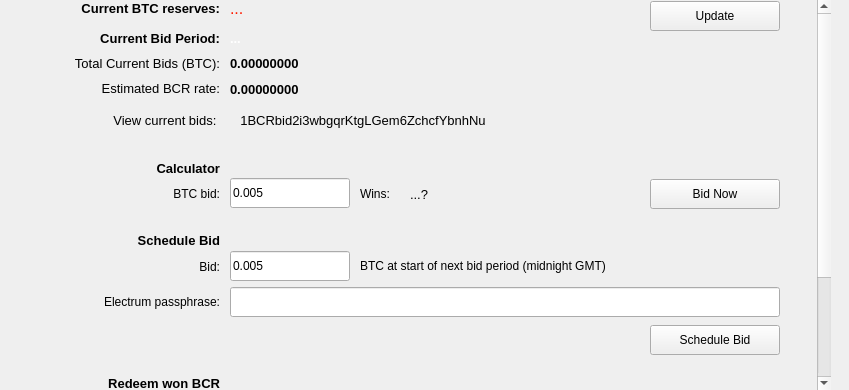
<?xml version="1.0" encoding="UTF-8"?>
<ui version="4.0">
 <class>BidPage</class>
 <widget class="QWidget" name="BidPage">
  <property name="geometry">
   <rect>
    <x>0</x>
    <y>0</y>
    <width>849</width>
    <height>390</height>
   </rect>
  </property>
  <property name="windowTitle">
   <string>Form</string>
  </property>
  <property name="styleSheet">
   <string notr="true"/>
  </property>
  <widget class="QScrollArea" name="scrollArea">
   <property name="geometry">
    <rect>
     <x>0</x>
     <y>0</y>
     <width>831</width>
     <height>390</height>
    </rect>
   </property>
   <property name="frameShape">
    <enum>QFrame::NoFrame</enum>
   </property>
   <property name="verticalScrollBarPolicy">
    <enum>Qt::ScrollBarAlwaysOn</enum>
   </property>
   <property name="widgetResizable">
    <bool>false</bool>
   </property>
   <widget class="QWidget" name="scrollAreaWidgetContents">
    <property name="geometry">
     <rect>
      <x>0</x>
      <y>0</y>
      <width>814</width>
      <height>536</height>
     </rect>
    </property>
    <widget class="QLabel" name="labelEstprice">
     <property name="geometry">
      <rect>
       <x>0</x>
       <y>79</y>
       <width>220</width>
       <height>20</height>
      </rect>
     </property>
     <property name="minimumSize">
      <size>
       <width>210</width>
       <height>20</height>
      </size>
     </property>
     <property name="maximumSize">
      <size>
       <width>16777215</width>
       <height>20</height>
      </size>
     </property>
     <property name="font">
      <font>
       <pointsize>10</pointsize>
       <weight>50</weight>
       <bold>false</bold>
      </font>
     </property>
     <property name="text">
      <string>&lt;html&gt;&lt;head/&gt;&lt;body&gt;&lt;p align=&quot;right&quot;&gt;Estimated BCR rate:&lt;/p&gt;&lt;/body&gt;&lt;/html&gt;</string>
     </property>
    </widget>
    <widget class="QLabel" name="labelNumber">
     <property name="geometry">
      <rect>
       <x>230</x>
       <y>29</y>
       <width>271</width>
       <height>20</height>
      </rect>
     </property>
     <property name="minimumSize">
      <size>
       <width>0</width>
       <height>20</height>
      </size>
     </property>
     <property name="maximumSize">
      <size>
       <width>16777215</width>
       <height>20</height>
      </size>
     </property>
     <property name="palette">
      <palette>
       <active>
        <colorrole role="WindowText">
         <brush brushstyle="SolidPattern">
          <color alpha="255">
           <red>255</red>
           <green>255</green>
           <blue>255</blue>
          </color>
         </brush>
        </colorrole>
        <colorrole role="Button">
         <brush brushstyle="SolidPattern">
          <color alpha="255">
           <red>68</red>
           <green>68</green>
           <blue>68</blue>
          </color>
         </brush>
        </colorrole>
        <colorrole role="Text">
         <brush brushstyle="SolidPattern">
          <color alpha="255">
           <red>255</red>
           <green>255</green>
           <blue>255</blue>
          </color>
         </brush>
        </colorrole>
        <colorrole role="ButtonText">
         <brush brushstyle="SolidPattern">
          <color alpha="255">
           <red>255</red>
           <green>255</green>
           <blue>255</blue>
          </color>
         </brush>
        </colorrole>
        <colorrole role="Base">
         <brush brushstyle="SolidPattern">
          <color alpha="255">
           <red>68</red>
           <green>68</green>
           <blue>68</blue>
          </color>
         </brush>
        </colorrole>
        <colorrole role="Window">
         <brush brushstyle="SolidPattern">
          <color alpha="255">
           <red>68</red>
           <green>68</green>
           <blue>68</blue>
          </color>
         </brush>
        </colorrole>
       </active>
       <inactive>
        <colorrole role="WindowText">
         <brush brushstyle="SolidPattern">
          <color alpha="255">
           <red>255</red>
           <green>255</green>
           <blue>255</blue>
          </color>
         </brush>
        </colorrole>
        <colorrole role="Button">
         <brush brushstyle="SolidPattern">
          <color alpha="255">
           <red>68</red>
           <green>68</green>
           <blue>68</blue>
          </color>
         </brush>
        </colorrole>
        <colorrole role="Text">
         <brush brushstyle="SolidPattern">
          <color alpha="255">
           <red>255</red>
           <green>255</green>
           <blue>255</blue>
          </color>
         </brush>
        </colorrole>
        <colorrole role="ButtonText">
         <brush brushstyle="SolidPattern">
          <color alpha="255">
           <red>255</red>
           <green>255</green>
           <blue>255</blue>
          </color>
         </brush>
        </colorrole>
        <colorrole role="Base">
         <brush brushstyle="SolidPattern">
          <color alpha="255">
           <red>68</red>
           <green>68</green>
           <blue>68</blue>
          </color>
         </brush>
        </colorrole>
        <colorrole role="Window">
         <brush brushstyle="SolidPattern">
          <color alpha="255">
           <red>68</red>
           <green>68</green>
           <blue>68</blue>
          </color>
         </brush>
        </colorrole>
       </inactive>
       <disabled>
        <colorrole role="WindowText">
         <brush brushstyle="SolidPattern">
          <color alpha="255">
           <red>255</red>
           <green>255</green>
           <blue>255</blue>
          </color>
         </brush>
        </colorrole>
        <colorrole role="Button">
         <brush brushstyle="SolidPattern">
          <color alpha="255">
           <red>68</red>
           <green>68</green>
           <blue>68</blue>
          </color>
         </brush>
        </colorrole>
        <colorrole role="Text">
         <brush brushstyle="SolidPattern">
          <color alpha="255">
           <red>255</red>
           <green>255</green>
           <blue>255</blue>
          </color>
         </brush>
        </colorrole>
        <colorrole role="ButtonText">
         <brush brushstyle="SolidPattern">
          <color alpha="255">
           <red>255</red>
           <green>255</green>
           <blue>255</blue>
          </color>
         </brush>
        </colorrole>
        <colorrole role="Base">
         <brush brushstyle="SolidPattern">
          <color alpha="255">
           <red>68</red>
           <green>68</green>
           <blue>68</blue>
          </color>
         </brush>
        </colorrole>
        <colorrole role="Window">
         <brush brushstyle="SolidPattern">
          <color alpha="255">
           <red>68</red>
           <green>68</green>
           <blue>68</blue>
          </color>
         </brush>
        </colorrole>
       </disabled>
      </palette>
     </property>
     <property name="font">
      <font>
       <pointsize>10</pointsize>
       <weight>75</weight>
       <bold>true</bold>
      </font>
     </property>
     <property name="styleSheet">
      <string notr="true"/>
     </property>
     <property name="text">
      <string>&lt;html&gt;&lt;head/&gt;&lt;body&gt;&lt;p&gt; ...&lt;/p&gt;&lt;/body&gt;&lt;/html&gt;</string>
     </property>
    </widget>
    <widget class="QLineEdit" name="lineEditPrivkey">
     <property name="geometry">
      <rect>
       <x>230</x>
       <y>429</y>
       <width>550</width>
       <height>30</height>
      </rect>
     </property>
     <property name="sizePolicy">
      <sizepolicy hsizetype="Preferred" vsizetype="Fixed">
       <horstretch>0</horstretch>
       <verstretch>0</verstretch>
      </sizepolicy>
     </property>
     <property name="minimumSize">
      <size>
       <width>550</width>
       <height>30</height>
      </size>
     </property>
     <property name="maximumSize">
      <size>
       <width>550</width>
       <height>25</height>
      </size>
     </property>
     <property name="toolTip">
      <string>Paste the privkey of the address you sent your bid from here</string>
     </property>
     <property name="text">
      <string/>
     </property>
    </widget>
    <widget class="QPushButton" name="bElectrum">
     <property name="geometry">
      <rect>
       <x>650</x>
       <y>179</y>
       <width>130</width>
       <height>30</height>
      </rect>
     </property>
     <property name="minimumSize">
      <size>
       <width>0</width>
       <height>30</height>
      </size>
     </property>
     <property name="maximumSize">
      <size>
       <width>130</width>
       <height>16777215</height>
      </size>
     </property>
     <property name="font">
      <font>
       <weight>50</weight>
       <bold>false</bold>
      </font>
     </property>
     <property name="toolTip">
      <string>&lt;html&gt;&lt;head/&gt;&lt;body&gt;&lt;p&gt;Launch Electrum Bitcoin wallet (if installed)&lt;/p&gt;&lt;/body&gt;&lt;/html&gt;</string>
     </property>
     <property name="text">
      <string>Bid Now</string>
     </property>
    </widget>
    <widget class="QLabel" name="label_4">
     <property name="geometry">
      <rect>
       <x>360</x>
       <y>184</y>
       <width>50</width>
       <height>20</height>
      </rect>
     </property>
     <property name="minimumSize">
      <size>
       <width>0</width>
       <height>20</height>
      </size>
     </property>
     <property name="maximumSize">
      <size>
       <width>50</width>
       <height>20</height>
      </size>
     </property>
     <property name="text">
      <string>&lt;html&gt;&lt;head/&gt;&lt;body&gt;&lt;p&gt;Wins: &lt;/p&gt;&lt;/body&gt;&lt;/html&gt;</string>
     </property>
    </widget>
    <widget class="QPushButton" name="pushButtonBTCExplorer">
     <property name="geometry">
      <rect>
       <x>230</x>
       <y>105</y>
       <width>266</width>
       <height>30</height>
      </rect>
     </property>
     <property name="sizePolicy">
      <sizepolicy hsizetype="Fixed" vsizetype="Fixed">
       <horstretch>0</horstretch>
       <verstretch>0</verstretch>
      </sizepolicy>
     </property>
     <property name="minimumSize">
      <size>
       <width>0</width>
       <height>30</height>
      </size>
     </property>
     <property name="maximumSize">
      <size>
       <width>330</width>
       <height>30</height>
      </size>
     </property>
     <property name="font">
      <font>
       <pointsize>10</pointsize>
       <weight>50</weight>
       <bold>false</bold>
      </font>
     </property>
     <property name="toolTip">
      <string>View address on blockr.io</string>
     </property>
     <property name="styleSheet">
      <string notr="true">border = 0px;</string>
     </property>
     <property name="text">
      <string>1BCRbid2i3wbgqrKtgLGem6ZchcfYbnhNu</string>
     </property>
     <property name="flat">
      <bool>true</bool>
     </property>
    </widget>
    <widget class="QLineEdit" name="lineEditPassphrase">
     <property name="geometry">
      <rect>
       <x>230</x>
       <y>394</y>
       <width>550</width>
       <height>30</height>
      </rect>
     </property>
     <property name="minimumSize">
      <size>
       <width>550</width>
       <height>30</height>
      </size>
     </property>
     <property name="maximumSize">
      <size>
       <width>550</width>
       <height>25</height>
      </size>
     </property>
     <property name="echoMode">
      <enum>QLineEdit::Password</enum>
     </property>
    </widget>
    <widget class="QLabel" name="labelBids">
     <property name="geometry">
      <rect>
       <x>230</x>
       <y>54</y>
       <width>200</width>
       <height>20</height>
      </rect>
     </property>
     <property name="minimumSize">
      <size>
       <width>0</width>
       <height>20</height>
      </size>
     </property>
     <property name="maximumSize">
      <size>
       <width>200</width>
       <height>20</height>
      </size>
     </property>
     <property name="font">
      <font>
       <pointsize>10</pointsize>
       <weight>75</weight>
       <bold>true</bold>
      </font>
     </property>
     <property name="text">
      <string>&lt;html&gt;&lt;head/&gt;&lt;body&gt;&lt;p&gt;0.00000000&lt;/p&gt;&lt;/body&gt;&lt;/html&gt;</string>
     </property>
    </widget>
    <widget class="QLabel" name="labelCurrentbids">
     <property name="geometry">
      <rect>
       <x>0</x>
       <y>54</y>
       <width>220</width>
       <height>20</height>
      </rect>
     </property>
     <property name="minimumSize">
      <size>
       <width>210</width>
       <height>20</height>
      </size>
     </property>
     <property name="maximumSize">
      <size>
       <width>16777215</width>
       <height>20</height>
      </size>
     </property>
     <property name="font">
      <font>
       <pointsize>10</pointsize>
       <weight>50</weight>
       <bold>false</bold>
      </font>
     </property>
     <property name="text">
      <string>&lt;html&gt;&lt;head/&gt;&lt;body&gt;&lt;p align=&quot;right&quot;&gt;Total Current Bids (BTC):&lt;/p&gt;&lt;/body&gt;&lt;/html&gt;</string>
     </property>
    </widget>
    <widget class="QLabel" name="label_2">
     <property name="geometry">
      <rect>
       <x>0</x>
       <y>399</y>
       <width>220</width>
       <height>20</height>
      </rect>
     </property>
     <property name="minimumSize">
      <size>
       <width>220</width>
       <height>20</height>
      </size>
     </property>
     <property name="maximumSize">
      <size>
       <width>200</width>
       <height>20</height>
      </size>
     </property>
     <property name="text">
      <string>&lt;html&gt;&lt;head/&gt;&lt;body&gt;&lt;p align=&quot;right&quot;&gt;1. Enter wallet passphrase:&lt;/p&gt;&lt;/body&gt;&lt;/html&gt;</string>
     </property>
    </widget>
    <widget class="QLabel" name="label">
     <property name="geometry">
      <rect>
       <x>0</x>
       <y>111</y>
       <width>220</width>
       <height>20</height>
      </rect>
     </property>
     <property name="minimumSize">
      <size>
       <width>220</width>
       <height>20</height>
      </size>
     </property>
     <property name="maximumSize">
      <size>
       <width>250</width>
       <height>20</height>
      </size>
     </property>
     <property name="font">
      <font>
       <pointsize>10</pointsize>
      </font>
     </property>
     <property name="text">
      <string>&lt;html&gt;&lt;head/&gt;&lt;body&gt;&lt;p align=&quot;right&quot;&gt;View current bids: &lt;/p&gt;&lt;/body&gt;&lt;/html&gt;</string>
     </property>
    </widget>
    <widget class="QLabel" name="labelEstprice_2">
     <property name="geometry">
      <rect>
       <x>230</x>
       <y>79</y>
       <width>200</width>
       <height>20</height>
      </rect>
     </property>
     <property name="minimumSize">
      <size>
       <width>0</width>
       <height>20</height>
      </size>
     </property>
     <property name="maximumSize">
      <size>
       <width>200</width>
       <height>20</height>
      </size>
     </property>
     <property name="font">
      <font>
       <pointsize>10</pointsize>
       <weight>75</weight>
       <bold>true</bold>
      </font>
     </property>
     <property name="text">
      <string>0.00000000</string>
     </property>
    </widget>
    <widget class="QLabel" name="labelBCR">
     <property name="geometry">
      <rect>
       <x>410</x>
       <y>184</y>
       <width>230</width>
       <height>20</height>
      </rect>
     </property>
     <property name="minimumSize">
      <size>
       <width>230</width>
       <height>20</height>
      </size>
     </property>
     <property name="maximumSize">
      <size>
       <width>230</width>
       <height>20</height>
      </size>
     </property>
     <property name="font">
      <font>
       <pointsize>10</pointsize>
      </font>
     </property>
     <property name="text">
      <string>...?</string>
     </property>
    </widget>
    <widget class="QLineEdit" name="lineEditBid">
     <property name="geometry">
      <rect>
       <x>230</x>
       <y>178</y>
       <width>120</width>
       <height>30</height>
      </rect>
     </property>
     <property name="sizePolicy">
      <sizepolicy hsizetype="Preferred" vsizetype="Fixed">
       <horstretch>0</horstretch>
       <verstretch>0</verstretch>
      </sizepolicy>
     </property>
     <property name="minimumSize">
      <size>
       <width>0</width>
       <height>30</height>
      </size>
     </property>
     <property name="maximumSize">
      <size>
       <width>120</width>
       <height>25</height>
      </size>
     </property>
     <property name="toolTip">
      <string>Enter a BTC amount and press Enter to calculate</string>
     </property>
     <property name="text">
      <string>0.005</string>
     </property>
    </widget>
    <widget class="QLabel" name="labelRedeem_2">
     <property name="geometry">
      <rect>
       <x>0</x>
       <y>434</y>
       <width>220</width>
       <height>20</height>
      </rect>
     </property>
     <property name="minimumSize">
      <size>
       <width>220</width>
       <height>20</height>
      </size>
     </property>
     <property name="maximumSize">
      <size>
       <width>220</width>
       <height>20</height>
      </size>
     </property>
     <property name="font">
      <font>
       <pointsize>10</pointsize>
       <weight>50</weight>
       <bold>false</bold>
      </font>
     </property>
     <property name="text">
      <string>&lt;html&gt;&lt;head/&gt;&lt;body&gt;&lt;p align=&quot;right&quot;&gt;2. Enter privkey of address bid from:&lt;/p&gt;&lt;/body&gt;&lt;/html&gt;</string>
     </property>
    </widget>
    <widget class="QLabel" name="labelNext">
     <property name="geometry">
      <rect>
       <x>0</x>
       <y>29</y>
       <width>220</width>
       <height>20</height>
      </rect>
     </property>
     <property name="minimumSize">
      <size>
       <width>210</width>
       <height>20</height>
      </size>
     </property>
     <property name="maximumSize">
      <size>
       <width>220</width>
       <height>20</height>
      </size>
     </property>
     <property name="font">
      <font>
       <pointsize>10</pointsize>
       <weight>75</weight>
       <bold>true</bold>
      </font>
     </property>
     <property name="text">
      <string>&lt;html&gt;&lt;head/&gt;&lt;body&gt;&lt;p align=&quot;right&quot;&gt;Current Bid Period:&lt;/p&gt;&lt;/body&gt;&lt;/html&gt;</string>
     </property>
     <property name="alignment">
      <set>Qt::AlignRight|Qt::AlignTrailing|Qt::AlignVCenter</set>
     </property>
    </widget>
    <widget class="QLabel" name="label_BTCassets">
     <property name="geometry">
      <rect>
       <x>0</x>
       <y>-1</y>
       <width>220</width>
       <height>20</height>
      </rect>
     </property>
     <property name="sizePolicy">
      <sizepolicy hsizetype="Fixed" vsizetype="Fixed">
       <horstretch>0</horstretch>
       <verstretch>0</verstretch>
      </sizepolicy>
     </property>
     <property name="minimumSize">
      <size>
       <width>220</width>
       <height>20</height>
      </size>
     </property>
     <property name="maximumSize">
      <size>
       <width>220</width>
       <height>20</height>
      </size>
     </property>
     <property name="font">
      <font>
       <pointsize>10</pointsize>
       <weight>75</weight>
       <bold>true</bold>
      </font>
     </property>
     <property name="text">
      <string>&lt;html&gt;&lt;head/&gt;&lt;body&gt;&lt;p align=&quot;right&quot;&gt;Current BTC reserves:&lt;/p&gt;&lt;/body&gt;&lt;/html&gt;</string>
     </property>
     <property name="alignment">
      <set>Qt::AlignCenter</set>
     </property>
    </widget>
    <widget class="QPushButton" name="bImport">
     <property name="geometry">
      <rect>
       <x>230</x>
       <y>467</y>
       <width>130</width>
       <height>30</height>
      </rect>
     </property>
     <property name="minimumSize">
      <size>
       <width>130</width>
       <height>30</height>
      </size>
     </property>
     <property name="maximumSize">
      <size>
       <width>130</width>
       <height>25</height>
      </size>
     </property>
     <property name="font">
      <font>
       <weight>50</weight>
       <bold>false</bold>
      </font>
     </property>
     <property name="toolTip">
      <string>Get your new BCR!</string>
     </property>
     <property name="text">
      <string>Import</string>
     </property>
    </widget>
    <widget class="QPushButton" name="pushButtonRefresh">
     <property name="geometry">
      <rect>
       <x>650</x>
       <y>1</y>
       <width>130</width>
       <height>30</height>
      </rect>
     </property>
     <property name="sizePolicy">
      <sizepolicy hsizetype="Minimum" vsizetype="Fixed">
       <horstretch>0</horstretch>
       <verstretch>0</verstretch>
      </sizepolicy>
     </property>
     <property name="minimumSize">
      <size>
       <width>2</width>
       <height>30</height>
      </size>
     </property>
     <property name="maximumSize">
      <size>
       <width>130</width>
       <height>16777215</height>
      </size>
     </property>
     <property name="toolTip">
      <string>Get current bids</string>
     </property>
     <property name="text">
      <string>Update</string>
     </property>
    </widget>
    <widget class="QLabel" name="label_3">
     <property name="geometry">
      <rect>
       <x>0</x>
       <y>184</y>
       <width>220</width>
       <height>20</height>
      </rect>
     </property>
     <property name="minimumSize">
      <size>
       <width>220</width>
       <height>20</height>
      </size>
     </property>
     <property name="maximumSize">
      <size>
       <width>16777215</width>
       <height>20</height>
      </size>
     </property>
     <property name="text">
      <string>&lt;html&gt;&lt;head/&gt;&lt;body&gt;&lt;p align=&quot;right&quot;&gt;BTC bid:&lt;/p&gt;&lt;/body&gt;&lt;/html&gt;</string>
     </property>
    </widget>
    <widget class="QLabel" name="labelCalc">
     <property name="geometry">
      <rect>
       <x>0</x>
       <y>159</y>
       <width>220</width>
       <height>20</height>
      </rect>
     </property>
     <property name="minimumSize">
      <size>
       <width>220</width>
       <height>20</height>
      </size>
     </property>
     <property name="maximumSize">
      <size>
       <width>16777215</width>
       <height>20</height>
      </size>
     </property>
     <property name="font">
      <font>
       <pointsize>10</pointsize>
       <weight>75</weight>
       <bold>true</bold>
      </font>
     </property>
     <property name="text">
      <string>&lt;html&gt;&lt;head/&gt;&lt;body&gt;&lt;p align=&quot;right&quot;&gt;Calculator&lt;/p&gt;&lt;/body&gt;&lt;/html&gt;</string>
     </property>
     <property name="alignment">
      <set>Qt::AlignRight|Qt::AlignTrailing|Qt::AlignVCenter</set>
     </property>
    </widget>
    <widget class="QLabel" name="labelRedeem">
     <property name="geometry">
      <rect>
       <x>0</x>
       <y>374</y>
       <width>220</width>
       <height>20</height>
      </rect>
     </property>
     <property name="minimumSize">
      <size>
       <width>220</width>
       <height>20</height>
      </size>
     </property>
     <property name="maximumSize">
      <size>
       <width>16777215</width>
       <height>20</height>
      </size>
     </property>
     <property name="font">
      <font>
       <pointsize>10</pointsize>
       <weight>75</weight>
       <bold>true</bold>
      </font>
     </property>
     <property name="text">
      <string>&lt;html&gt;&lt;head/&gt;&lt;body&gt;&lt;p align=&quot;right&quot;&gt;Redeem won BCR&lt;/p&gt;&lt;/body&gt;&lt;/html&gt;</string>
     </property>
     <property name="alignment">
      <set>Qt::AlignRight|Qt::AlignTrailing|Qt::AlignVCenter</set>
     </property>
    </widget>
    <widget class="QLabel" name="labelReserves">
     <property name="geometry">
      <rect>
       <x>230</x>
       <y>-1</y>
       <width>221</width>
       <height>20</height>
      </rect>
     </property>
     <property name="minimumSize">
      <size>
       <width>0</width>
       <height>20</height>
      </size>
     </property>
     <property name="maximumSize">
      <size>
       <width>16777215</width>
       <height>20</height>
      </size>
     </property>
     <property name="font">
      <font>
       <pointsize>12</pointsize>
      </font>
     </property>
     <property name="styleSheet">
      <string notr="true">color: #ff1a00;</string>
     </property>
     <property name="text">
      <string>&lt;html&gt;&lt;head/&gt;&lt;body&gt;&lt;p&gt;...&lt;/p&gt;&lt;/body&gt;&lt;/html&gt;</string>
     </property>
    </widget>
    <widget class="QLabel" name="labelRedeem_3">
     <property name="geometry">
      <rect>
       <x>0</x>
       <y>475</y>
       <width>220</width>
       <height>20</height>
      </rect>
     </property>
     <property name="minimumSize">
      <size>
       <width>220</width>
       <height>20</height>
      </size>
     </property>
     <property name="maximumSize">
      <size>
       <width>220</width>
       <height>20</height>
      </size>
     </property>
     <property name="font">
      <font>
       <pointsize>10</pointsize>
       <weight>50</weight>
       <bold>false</bold>
      </font>
     </property>
     <property name="text">
      <string>&lt;html&gt;&lt;head/&gt;&lt;body&gt;&lt;p align=&quot;right&quot;&gt;3.&lt;/p&gt;&lt;/body&gt;&lt;/html&gt;</string>
     </property>
    </widget>
    <widget class="QLabel" name="labelCalc_2">
     <property name="geometry">
      <rect>
       <x>0</x>
       <y>231</y>
       <width>220</width>
       <height>20</height>
      </rect>
     </property>
     <property name="minimumSize">
      <size>
       <width>220</width>
       <height>20</height>
      </size>
     </property>
     <property name="maximumSize">
      <size>
       <width>16777215</width>
       <height>20</height>
      </size>
     </property>
     <property name="font">
      <font>
       <pointsize>10</pointsize>
       <weight>75</weight>
       <bold>true</bold>
      </font>
     </property>
     <property name="text">
      <string>&lt;html&gt;&lt;head/&gt;&lt;body&gt;&lt;p align=&quot;right&quot;&gt;Schedule Bid&lt;/p&gt;&lt;/body&gt;&lt;/html&gt;</string>
     </property>
     <property name="alignment">
      <set>Qt::AlignRight|Qt::AlignTrailing|Qt::AlignVCenter</set>
     </property>
    </widget>
    <widget class="QLabel" name="label_6">
     <property name="geometry">
      <rect>
       <x>0</x>
       <y>257</y>
       <width>220</width>
       <height>20</height>
      </rect>
     </property>
     <property name="minimumSize">
      <size>
       <width>220</width>
       <height>20</height>
      </size>
     </property>
     <property name="maximumSize">
      <size>
       <width>16777215</width>
       <height>20</height>
      </size>
     </property>
     <property name="text">
      <string>&lt;html&gt;&lt;head/&gt;&lt;body&gt;&lt;p align=&quot;right&quot;&gt;Bid:&lt;/p&gt;&lt;/body&gt;&lt;/html&gt;</string>
     </property>
    </widget>
    <widget class="QLineEdit" name="lineEditBid_2">
     <property name="geometry">
      <rect>
       <x>230</x>
       <y>251</y>
       <width>120</width>
       <height>30</height>
      </rect>
     </property>
     <property name="sizePolicy">
      <sizepolicy hsizetype="Preferred" vsizetype="Fixed">
       <horstretch>0</horstretch>
       <verstretch>0</verstretch>
      </sizepolicy>
     </property>
     <property name="minimumSize">
      <size>
       <width>0</width>
       <height>30</height>
      </size>
     </property>
     <property name="maximumSize">
      <size>
       <width>120</width>
       <height>25</height>
      </size>
     </property>
     <property name="toolTip">
      <string>Enter a BTC amount and press Enter to calculate</string>
     </property>
     <property name="text">
      <string>0.005</string>
     </property>
    </widget>
    <widget class="QLabel" name="label_7">
     <property name="geometry">
      <rect>
       <x>360</x>
       <y>258</y>
       <width>271</width>
       <height>17</height>
      </rect>
     </property>
     <property name="text">
      <string>&lt;html&gt;&lt;head/&gt;&lt;body&gt;&lt;p&gt;BTC at start of next bid period (midnight GMT)&lt;/p&gt;&lt;/body&gt;&lt;/html&gt;</string>
     </property>
    </widget>
    <widget class="QPushButton" name="bElectrum_2">
     <property name="geometry">
      <rect>
       <x>650</x>
       <y>325</y>
       <width>130</width>
       <height>30</height>
      </rect>
     </property>
     <property name="minimumSize">
      <size>
       <width>0</width>
       <height>30</height>
      </size>
     </property>
     <property name="maximumSize">
      <size>
       <width>130</width>
       <height>16777215</height>
      </size>
     </property>
     <property name="font">
      <font>
       <weight>50</weight>
       <bold>false</bold>
      </font>
     </property>
     <property name="toolTip">
      <string>&lt;html&gt;&lt;head/&gt;&lt;body&gt;&lt;p&gt;Make bid with Electrum at midnight GMT - NOTE: you must have Electrum daemon running.&lt;/p&gt;&lt;/body&gt;&lt;/html&gt;</string>
     </property>
     <property name="text">
      <string>Schedule Bid</string>
     </property>
    </widget>
    <widget class="QLineEdit" name="electrumpwd">
     <property name="geometry">
      <rect>
       <x>230</x>
       <y>287</y>
       <width>550</width>
       <height>30</height>
      </rect>
     </property>
     <property name="minimumSize">
      <size>
       <width>550</width>
       <height>30</height>
      </size>
     </property>
     <property name="maximumSize">
      <size>
       <width>550</width>
       <height>30</height>
      </size>
     </property>
     <property name="echoMode">
      <enum>QLineEdit::Password</enum>
     </property>
    </widget>
    <widget class="QLabel" name="label_8">
     <property name="geometry">
      <rect>
       <x>0</x>
       <y>292</y>
       <width>220</width>
       <height>20</height>
      </rect>
     </property>
     <property name="minimumSize">
      <size>
       <width>220</width>
       <height>20</height>
      </size>
     </property>
     <property name="maximumSize">
      <size>
       <width>16777215</width>
       <height>20</height>
      </size>
     </property>
     <property name="text">
      <string>&lt;html&gt;&lt;head/&gt;&lt;body&gt;&lt;p align=&quot;right&quot;&gt;Electrum passphrase:&lt;/p&gt;&lt;/body&gt;&lt;/html&gt;</string>
     </property>
    </widget>
   </widget>
  </widget>
 </widget>
 <resources/>
 <connections/>
</ui>
